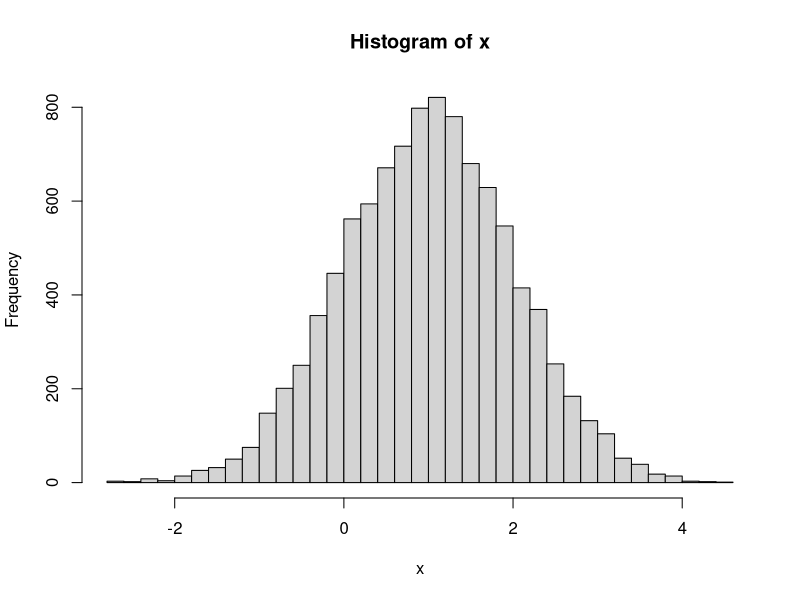
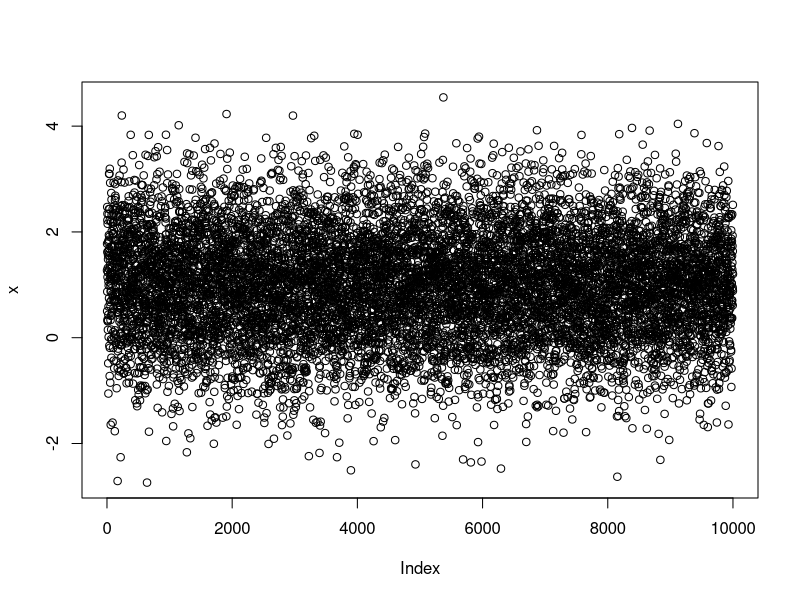
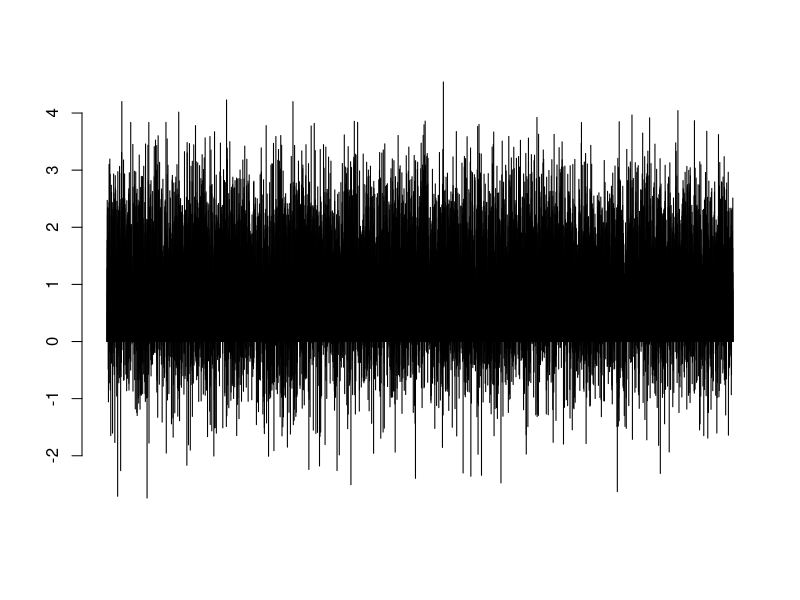
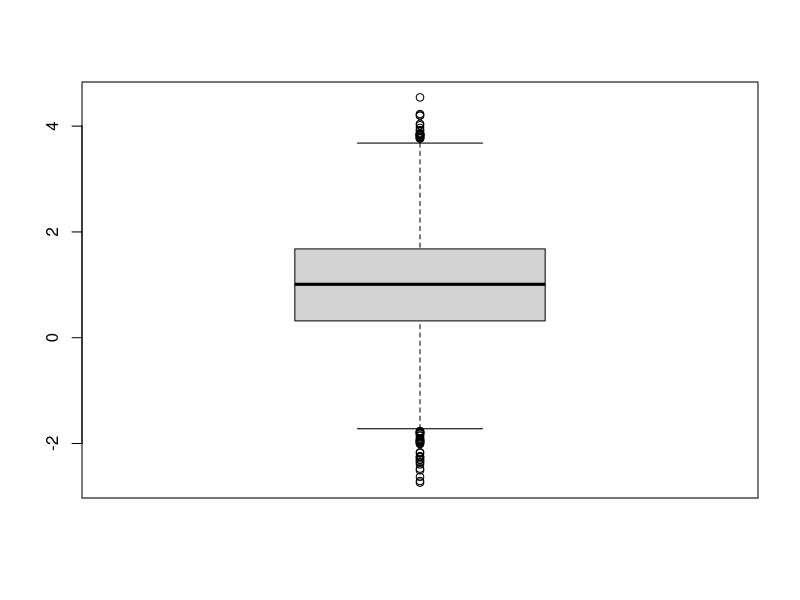

Reproduce these figures in R, in order.
## ---- chunk 1
R.Version()                 # mostra a versão
license()                   # informações sobre a licença
citation()                  # como citar
Sys.time()                  # obtém data e hora exata do sistema
## ---- chunk 2
2+3                         # + = adição
7-5                         # - = subtração
4*5                         # * = multiplicação
9/2                         # / = divisão
9%%2                        # resto da divisão inteira
9%/%2                       # resultado inteiro da divisão
4^4                         # ^ = potência

3+4*2+6
(3+4)*(2+6)
(50+7)/(8*(6-6/2))

sqrt(81)                    # raiz quadrada
exp(12)                     # função exponencial
log(3)                      # logaritmo natural de 3
log(3, 10)                  # logaritmo de 3 na base 10
abs(-6.45)                  # retorna o valor absoluto
factorial(5)                # fatorial de 5 = 5x4x3x2x1
gamma(10)                   # função gama
lgamma(10)                  # log natural gama
round(10.342545, digits=2)  # arredondamento de números decimais
## ---- chunk 3
cos(30)         # cosseno
sin(45)         # seno
tan(90)         # tangente
acos(45)        # arco cosseno
asin(30)        # arco seno
atan(60)        # arco tangente
acosh(30)       # arco cosseno hiperbólico
asinh(45)       # arco seno hiperbólico
atanh(60)       # arco tangente hiperbólico
## ---- chunk 4
seq(1:20)                       # Gera uma sequência de 1 a 20
seq(1, 20, 2)                   # Gera uma sequência de 1 a 20, de 2 em 2
seq(from=5, by=-1, along=1:20)  # Gera uma sequência iniciando em 5 e subtraindo -1, 20 vezes
## ---- chunk 5
rep(5.3, 17)          # Repete o valor 5.3, 17 vezes
rep(1:6, rep(3))      # Repete a sequência 1 a 6, 3 vezes
## ---- chunk 6
LETTERS
letters
month.abb
month.name
pi
## ---- chunk 7
sort(letters)
sort(letters, decreasing=TRUE)
## ---- chunk 8
c(1, 2, 3, 3, 10)
## ---- chunk 9
x <- 1:5
x
y <- 10
y
z <- x + y
z
## ---- chunk 10
w <- c(4,5,6,7,8)
w
## ---- chunk 11
w[3]
w[c(1,4)]
## ---- chunk 12
x <- c(13, 15, 346, 58, 23)
x
class(x)
## ---- chunk 13
x <- c("R", "plantas", "animais", "floresta", "solo")
x
class(x)
## ---- chunk 14
TRUE
FALSE
TRUE | FALSE     # logical 'ou'= |
TRUE & FALSE     # logical 'e' = &
!TRUE            # logical 'não' = !
!FALSE
x <- c(TRUE, FALSE, TRUE, TRUE, FALSE)
x
class(x)
## ---- chunk 15
cores <- factor(c(1,0,2,1,0,2,0,0,1,2), levels = c(0, 1, 2),
              labels = c("verde", "azul", "vermelho"))
cores
class(cores)
## ---- chunk 16
class(R.Version)
class(license)
class(class)
## ---- chunk 17
x <- c(2, 4, 7, 8, 12, 20)
x
is.vector(x)
is.numeric(x)
is.character(x)

y <- c("verde", "azul", "branco", "cinza", "preto")
y
is.vector(y)
is.numeric(y)
is.character(y)

## ---- chunk 18
x <- matrix(1:20, nrow = 4)
x
is.vector(x)
is.matrix(x)
## ---- chunk 19
x <- data.frame(A = c(1, 3, 5,7),
                B = c("2019-04-05", "2019-03-01", "2019-04-25", "2019-03-15"),
                C = c("alfa","beta","gama","delta"))
x
is.matrix(x)
is.data.frame(x)
## ---- chunk 20
x <- array(1:36, dim=c(3,4,3))
x
is.matrix(x)
is.array(x)
## ---- chunk 21
x <- c(12, 42, 53, 0, 1) 
y <- c("primeiro", "segundo", "terceiro", "quarto", "quinto") 
z <- c(TRUE, FALSE, TRUE, FALSE, FALSE) 
w <- list(x, y, z)
w
is.matrix(w)
is.data.frame(w)          
is.array(w)
is.list(w)
## ---- chunk 22
a <- c(1:10)
a
a[(a>8) | (a<5)]
## ---- chunk 23
a > 8
a < 5
a > 8 | x < 5
a[c(T,T,T,T,F,F,F,F,T,T)]
## ---- chunk 24
x <- 2
if(x == 1) {         
  Sys.time()
}
x <- 1
if(x == 1) {
  Sys.time()
}
## ---- chunk 25
if(x < 0) {
  sinal <- "negativo"
} else if(x == 0) {
  sinal <- "neutro"
} else if(x > 0) {
  sinal <- "positivo"
}
sinal
x <- -3
sinal
x <- 0
sinal
## ---- chunk 26
x <- 1:10   # Cria um vetor com a sequência 1, 2, ..., 10.
soma <- 0
for(i in 1:10) {
  soma <- soma + x[i]
}
soma
## ---- chunk 27
sum(x)
## ---- chunk 28
runif(100)        # Gera números aleatórios entre 0 e 1 com distribuição uniforme
rnorm(100)        # Gera números aleatórios com distribuição normal
sample(1:100, 4)  # Amostragem
## ---- chunk 29
x <- rnorm(n=10000, mean=1, sd=1)
hist(x, nclass = 40)
## ---- chunk 30
plot(x)
## ---- chunk 31
barplot(x)
## ---- chunk 32
boxplot(x)
